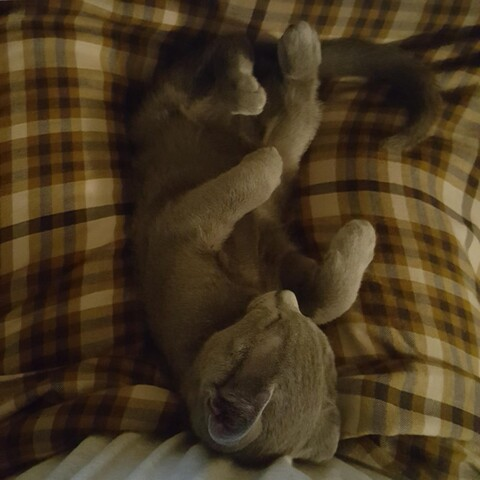
#> input picture 레포트2/howell.jpg, 480 x 480 px
$ python specification.py
#> lines starting #> are read from the running program, lines starting #| are printed output that depends on the picture
#> in toGray, `row = np.shape(img)[0]`: row = 480
#> after the loop in toGray, `for x in range(row):`:
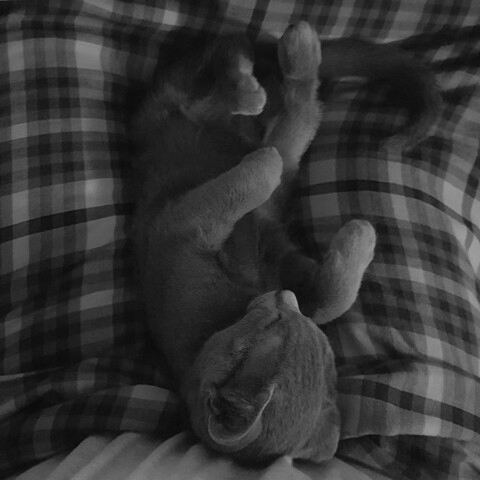
#> new_img: shape (480, 480); min 7, max 157, mean 51.8
### 레포트2/smooth.py
import cv2
import numpy as np
import histo


def gray_imload(path):  # 이미지로드
    return toGray(cv2.imread(path))

# [9 lines left out: function toGray, not called in this run]

def smooth(img):
    row = np.shape(img)[0]
#> row = 480
    col = np.shape(img)[1]
#> col = 480
    new_img = np.copy(img)


    nomal_hist = histo.nomarize(img)    #히스토그램 평활화

    for x in range(0, row):
        for y in range(0, col):
            new_img.itemset(x, y, round(nomal_hist[img[x, y]][0])) #픽셀을 평활화된 히스토그램으로 바꿈
    return new_img


# [8 lines that do not run on import are left out]

### 레포트2/histo.py
import cv2
import numpy as np
from matplotlib import pyplot as plt
import math


def draw_hist(*histograms):     #히스토그램을 그리는함수

    num=1
    for hist in histograms:
        plt.figure(num)
        data = hist[0:-1, 0]
        bins = hist[0:-1, 1]
        plt.xlim(-20,275)
        plt.bar(bins, data)
        num+=1

    plt.show()


def histo(img):
    row = np.shape(img)[0]
#> row = 480
    col = np.shape(img)[1]
#> col = 480
    histogram = np.zeros((256, 2), int)
    for x in range(row):
        for y in range(col):
            histogram[img[x, y]][0] += 1  # 빈도수추가
            histogram[img[x, y]][1] = img[x, y]  # 인덱스
#> after the loop, histogram = 256 pairs, first value 0 to 4705, second value 0 to 157

    return histogram


def real(img):
    histogram = histo(img)
    return histogram[histogram[:, 0] > 0, :]  # 실제로 이미지에 있는값만 추출


def hist_sum(img):  # 누적합 히스토그램
    histogram = histo(img)
    new_histogram = np.zeros((256, 2), int)
    c_sum = 0                           #누적합
    for i in range(256):
        c_sum += histogram[i][0]
        new_histogram[i][0] = c_sum
        new_histogram[i][1] = i
#> this loop made 256 passes
#> c_sum on passes 1 to 3: 0, 0, 0
#> after the loop, c_sum = 230400; new_histogram = 256 pairs, first value 0 to 230400, second value 0 to 255

    return new_histogram


def nomarize(img):  # 평활화된 히스토그램
    sum_histo = hist_sum(img)
#> sum_histo has the same summary as new_histogram in hist_sum
    real_hist = real(img)
#> real_hist = 151 pairs, first value 1 to 4705, second value 7 to 157
    max_gray = real_hist[-1][1]  # 최대그레이레벨
#> max_gray = 157
    size = sum_histo[-1][0]  # 영상 크기
#> size = 230400
    new_histogram = np.zeros((256, 2), int)
    for i in range(256):
        new_histogram[i][0] = sum_histo[i][0]/size*max_gray  # 공식
        new_histogram[i][1] = i
#> after the loop, new_histogram = 256 pairs, first value 0 to 157, second value 0 to 255
#> in smooth, `nomal_hist = histo.nomarize(img)`: nomal_hist has the same summary as new_histogram in nomarize
#> after the loop in smooth, `for x in range(0, row):`:
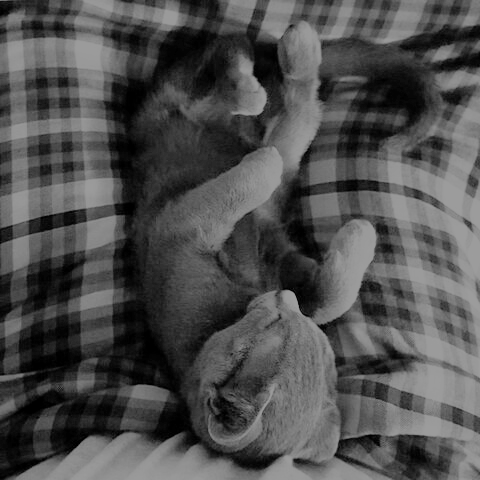
#> new_img: shape (480, 480); min 0, max 157, mean 78.9

    return new_histogram


def make_desire(img, hilight=122):  # 강조하고싶은 부분의 히스토그램
#> called with hilight = 122
    sum_hist = hist_sum(img)
#> the loop in hist_sum (call 2), `for i in range(256):` made 256 passes
#> sum_hist = 256 pairs, first value 0 to 230400, second value 0 to 255
    size = sum_hist[-1][0]
#> size = 230400
    new_histogram = np.zeros((256, 2), int)
    divide = size//255              #전체 개수를 스케일로나눔
#> divide = 903

    for i in range(256):            #전체영역에 고르게 분포시킴
        new_histogram[i][0] = divide
        new_histogram[i][1] = i
#> after the loop, new_histogram = 256 pairs, first value 903 to 903, second value 0 to 255
    num = 0
    flag = 0
    for i in range(hilight, -1, -1):    #기준값왼쪽을깎아냄

        new_histogram[i][0] -= flag
        for j in range(i, hilight+1):
            new_histogram[j][0] += flag//(hilight-i+1)
        if flag+math.log(num+1,2) < divide:
            num += 1
            flag += math.log(num, 2)
#> after the loop, flag = 681.3; new_histogram = 256 pairs, first value 233 to 1348, second value 0 to 255; num = 123
    num = 0
    flag = 0
    hilight += 1
    for i in range(hilight, 256):       #기준값 오른쪽을 깎아냄

        new_histogram[i][0] -= flag
        for j in range(i, hilight-1, -1):
            new_histogram[j][0] += flag//(i-hilight+1)
        if flag+math.log(num+1,2) < divide:
            num += 1
            flag += math.log(num, 2)
#> after the loop, flag = 751.3; new_histogram = 256 pairs, first value 163 to 1398, second value 0 to 255; num = 133
#> `desired_hist = histo.make_desire(img_src)`: desired_hist has the same summary as new_histogram in make_desire
    return new_histogram


def real_H(histogram):
    return histogram[histogram[:, 0] > 0, :]  # 실제로 이미지에 있는값만 추출


def hist_sum_H(histogram):  # 누적합
    new_histogram = np.zeros((256, 2), int)
    c_sum = 0
    for i in range(256):
        c_sum += histogram[i][0]
        new_histogram[i][0] = c_sum
        new_histogram[i][1] = i
#> this loop made 256 passes
#> c_sum on passes 1 to 3: 233, 478, 735
#> after the loop, c_sum = 223500; new_histogram = 256 pairs, first value 233 to 223500, second value 0 to 255

    return new_histogram


def nomarize_H(histogram):  # 평활화된 히스토그램
    sum_histo = hist_sum_H(histogram)
#> sum_histo has the same summary as new_histogram in hist_sum_H
    real_hist = real_H(histogram)
#> real_hist = 256 pairs, first value 163 to 1398, second value 0 to 255
    max_gray = real_hist[-1][1]  # 최대그레이레벨
#> max_gray = 255
    size = sum_histo[-1][0]  # 영상 크기
#> size = 223500
    new_histogram = np.zeros((256, 2), int)
    for i in range(256):
        new_histogram[i][0] = sum_histo[i][0]/size*max_gray  # 공식
        new_histogram[i][1] = i
#> after the loop, new_histogram = 256 pairs, first value 0 to 255, second value 0 to 255

    return new_histogram


def lookup(desired_histo):

    nomarize_histo = nomarize_H(desired_histo)
#> nomarize_histo has the same summary as new_histogram in nomarize_H
    new_histogram = np.zeros((256, 2), int)

    for i in range(256):        #평활화된 히스토그램을 이용해 역변환을위한 룩업 테이블을 만듬
        if nomarize_histo[i][0] > 0:
            new_histogram[nomarize_histo[i][0]][0] = nomarize_histo[i][1]
            new_histogram[nomarize_histo[i][0]][1] = nomarize_histo[i][0]
            new_histogram[nomarize_histo[i][0]-1][0] = nomarize_histo[i][1]-1
            new_histogram[nomarize_histo[i][0]-1][1] = nomarize_histo[i][0]-1
#> after the loop, new_histogram = 256 pairs, first value 4 to 255, second value 0 to 255

    return new_histogram

### 레포트2/specification.py
import cv2
import numpy as np
import histo
import smooth


def gray_imload(path):  # 이미지로드
    return toGray(cv2.imread(path))

def toGray(img):
    row = np.shape(img)[0]
    col = np.shape(img)[1]
    new_img = np.zeros((row, col), np.uint8)
    for x in range(row):
        for y in range(col):
            new_img.itemset(x, y, sum(img[x, y])/3)     #rgb값을 합쳐 3으로나눔

    return new_img
def toGray(img):
    row = np.shape(img)[0]
    col = np.shape(img)[1]
    new_img = np.zeros((row, col), np.uint8)
    for x in range(row):
        for y in range(col):
            new_img.itemset(x, y, sum(img[x, y])/3)     #rgb값을 합쳐 3으로나눔

    return new_img

def specification(img, desire):     #명세화
    row = np.shape(img)[0]
    col = np.shape(img)[1]
    new_img = np.copy(img)
    lookuptable = histo.lookup(desire)          #룩업테이블생성
#> lookuptable has the same summary as new_histogram in lookup

    for x in range(0, row):
        for y in range(0, col):
            if lookuptable[img[x, y]][0] != 0:
                new_img.itemset(x, y, lookuptable[img[x, y]][0])#룩업테이블에 매칭시켜 명세화된 히스토그램을얻음
    return new_img


if __name__ == '__main__':
    img_src = gray_imload("howell.jpg")  # 그레이 이미지
    smooth_img = smooth.smooth(img_src)  # 평활화된 이미지
    desired_hist = histo.make_desire(img_src)       #원하는형태의 히스토그램

    spec_img = specification(smooth_img, desired_hist)
    histo.draw_hist(histo.histo(img_src), desired_hist, histo.histo(spec_img))
#> in draw_hist, `num=1`: num = 1
#> after the loop in draw_hist, `for hist in histograms:`: num = 4
#> in draw_hist, `plt.show()`:
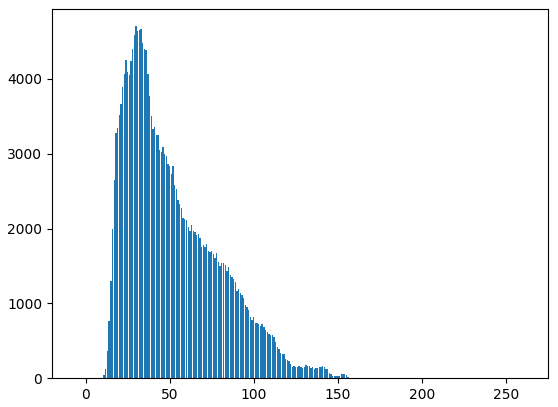
#> figure drawn by matplotlib, 1 panel; tallest bar 4705 high, from x = 29.6 to 30.4
#> in draw_hist, `plt.show()`:
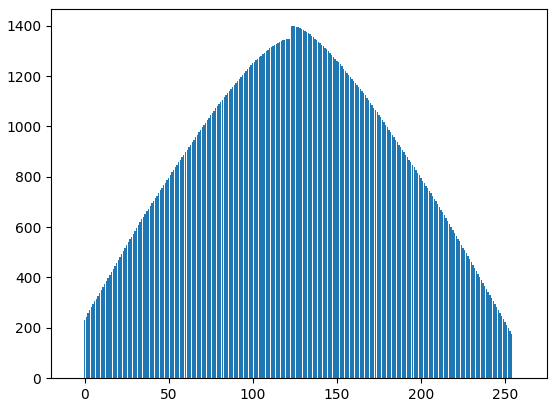
#> figure drawn by matplotlib, 1 panel
#> in draw_hist, `plt.show()`:
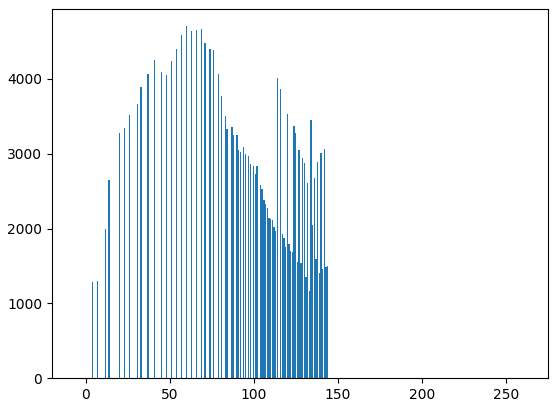
#> figure drawn by matplotlib, 1 panel; tallest bar 4705 high, from x = 59.6 to 60.4
    cv2.imshow('src', img_src)

    cv2.imshow('spec_img', spec_img)
    cv2.waitKey(0)
    cv2.destroyAllWindows()

$ run again, with 레포트2/bigwell.jpg copied over 레포트2/howell.jpg
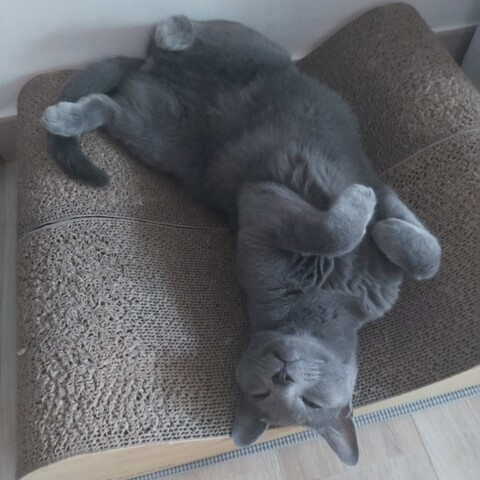
#> input picture 레포트2/bigwell.jpg, 480 x 480 px
#> in toGray, `row = np.shape(img)[0]`: row = 480
#> after the loop in histo, `for x in range(row):`: histogram = 256 pairs, first value 0 to 3260, second value 0 to 208
#> the loop in hist_sum, `for i in range(256):` made 256 passes
#> c_sum on passes 1 to 3: 0, 0, 0
#> after the loop in hist_sum, `for i in range(256):`: c_sum = 230400; new_histogram = 256 pairs, first value 0 to 230400, second value 0 to 255
#> in nomarize, `sum_histo = hist_sum(img)`: sum_histo has the same summary as new_histogram in hist_sum
#> in nomarize, `real_hist = real(img)`: real_hist = 177 pairs, first value 1 to 3260, second value 28 to 208
#> in nomarize, `max_gray = real_hist[-1][1]`: max_gray = 208
#> in nomarize, `size = sum_histo[-1][0]`: size = 230400
#> after the loop in nomarize, `for i in range(256):`: new_histogram = 256 pairs, first value 0 to 208, second value 0 to 255
#> nomal_hist has the same summary as new_histogram in nomarize
#> the loop in hist_sum (call 2), `for i in range(256):` made 256 passes
#> sum_hist = 256 pairs, first value 0 to 230400, second value 0 to 255
#> in make_desire, `size = sum_hist[-1][0]`: size = 230400
#> divide = 903
#> after the loop in make_desire, `for i in range(256):`: new_histogram = 256 pairs, first value 903 to 903, second value 0 to 255
#> after the loop in make_desire, `for i in range(hilight, -1, -1):`: flag = 681.3; new_histogram = 256 pairs, first value 233 to 1348, second value 0 to 255; num = 123
#> after the loop in make_desire, `for i in range(hilight, 256):`: flag = 751.3; new_histogram = 256 pairs, first value 163 to 1398, second value 0 to 255; num = 133
#> desired_hist has the same summary as new_histogram in make_desire
#> the loop in hist_sum_H, `for i in range(256):` made 256 passes
#> c_sum on passes 1 to 3: 233, 478, 735
#> after the loop in hist_sum_H, `for i in range(256):`: c_sum = 223500; new_histogram = 256 pairs, first value 233 to 223500, second value 0 to 255
#> in nomarize_H, `sum_histo = hist_sum_H(histogram)`: sum_histo has the same summary as new_histogram in hist_sum_H
#> in nomarize_H, `real_hist = real_H(histogram)`: real_hist = 256 pairs, first value 163 to 1398, second value 0 to 255
#> in nomarize_H, `max_gray = real_hist[-1][1]`: max_gray = 255
#> in nomarize_H, `size = sum_histo[-1][0]`: size = 223500
#> after the loop in nomarize_H, `for i in range(256):`: new_histogram = 256 pairs, first value 0 to 255, second value 0 to 255
#> nomarize_histo has the same summary as new_histogram in nomarize_H
#> after the loop in lookup, `for i in range(256):`: new_histogram = 256 pairs, first value 4 to 255, second value 0 to 255
#> lookuptable has the same summary as new_histogram in lookup
#> after the loop in specification, `for x in range(0, row):`:
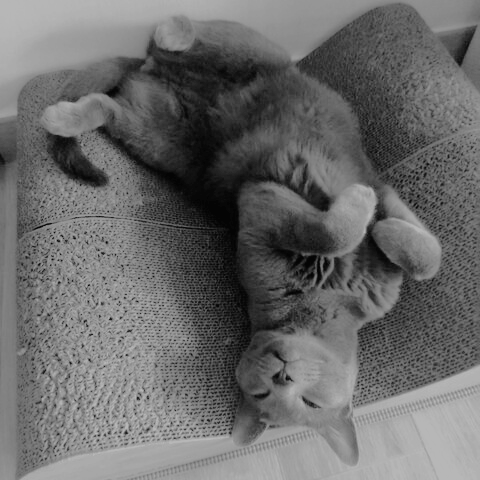
#> new_img: shape (480, 480); min 4, max 184, mean 106.3
#> in draw_hist, `num=1`: num = 1
#> after the loop in draw_hist, `for hist in histograms:`: num = 4
#> in draw_hist, `plt.show()`:
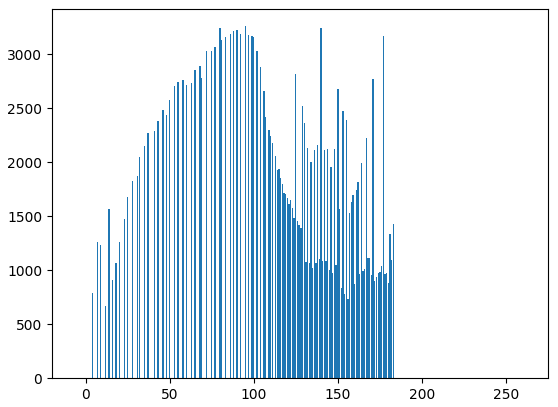
#> figure drawn by matplotlib, 1 panel; tallest bar 3260 high, from x = 94.6 to 95.4
